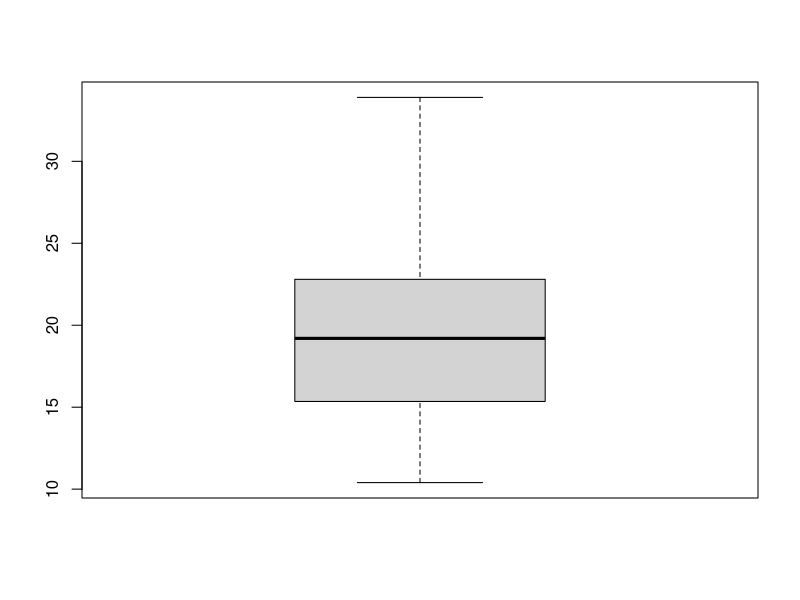
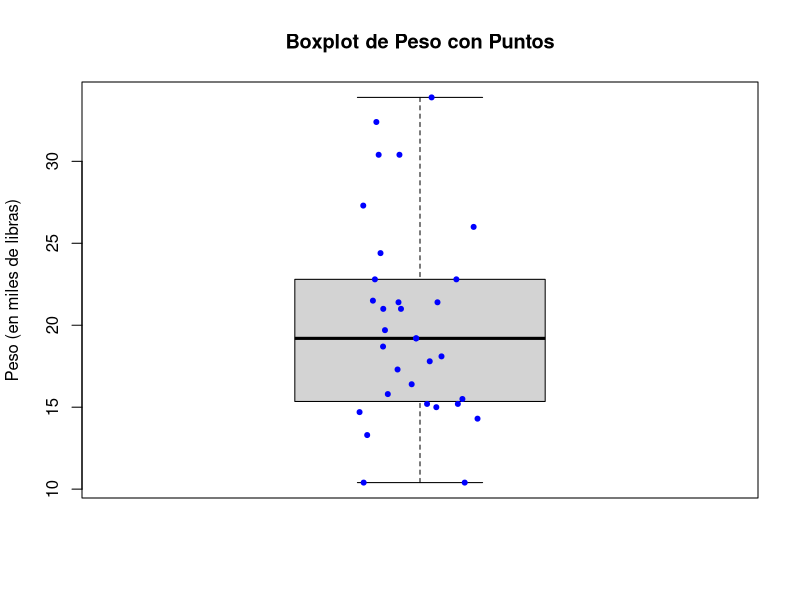
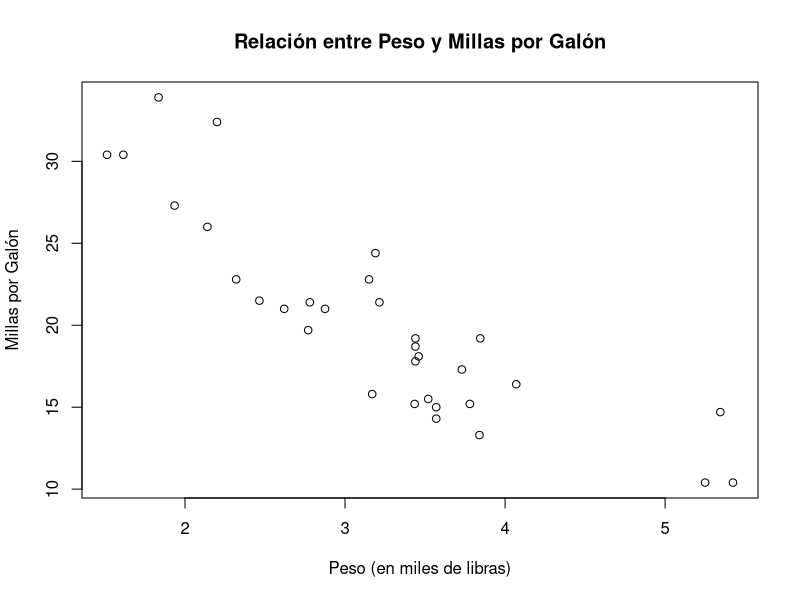
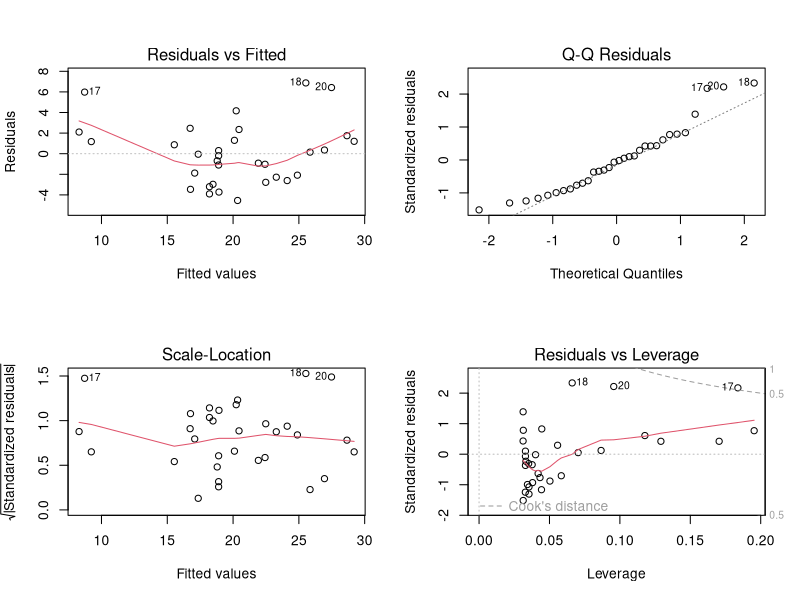
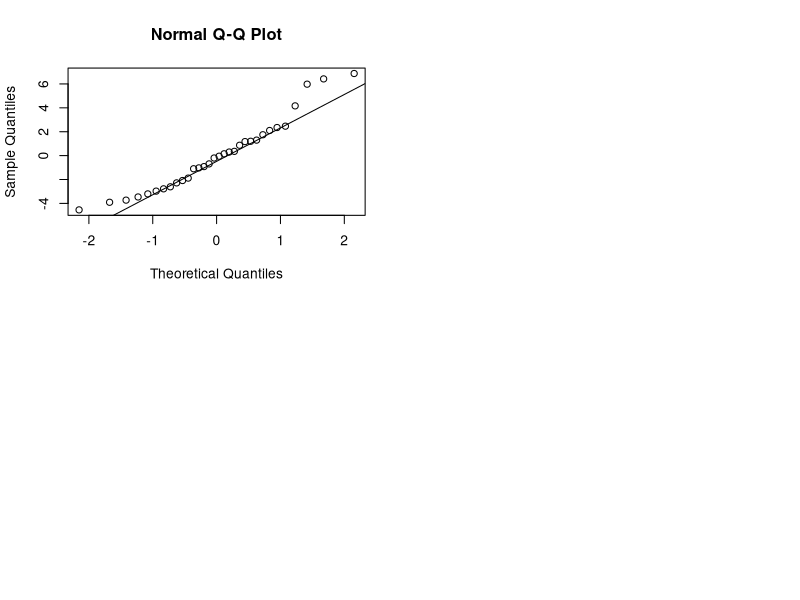

These figures' R source, in order: (Note: this script raises an error after producing the figures.)

# Regreciones lineales pasos ----------------------------------------------



library(datasets)
datos <- data(mtcars)

View(mtcars)

# cambiaremos los nombres de las columnas
colnames(mtcars) <- c("Millas_por_galon", "Numero_de_cilindros", "Desplazamiento",
                      "Potencia", "Relacion_eje_trasero", "Peso", "Tiempo_1_4_milla",
                      "Tipo_motor", "Tipo_transmision", "Numero_de_engranajes", "Numero_de_carburadores")


# Primero para poder entender la estructura de datos y los tipos de datos
# usaremos str() y summary()

str(mtcars)
summary(mtcars)

# Sabemos que pueden existir datos extremos en una base de datos para poder evitar
# que este afecte negativamente la formulacion del modelo tendremos que primero
# visualizar y luego eliminar

# el boxplot es una excelente erramienta para ver estos datos

boxplot(mtcars$Millas_por_galon)

boxplot(mtcars$Millas_por_galon, main="Boxplot de Peso con Puntos", ylab="Peso (en miles de libras)")


stripchart(mtcars$Millas_por_galon, method = "jitter", vertical = TRUE, add = TRUE, pch = 20, col = 'blue')




head(mtcars)

# Ahora sbemos algunos datos de entrada y que la estrutura es numerica

# Continuamos con escoger la relacion entre 2 variables que creemos
# que tienen cierta relacion en este caso
# escogemos peso y millas por galon
# puede ser otras varibales
# hacemos un plot()

plot(mtcars$Peso, mtcars$Millas_por_galon, 
     main = "Relación entre Peso y Millas por Galón",
     xlab = "Peso (en miles de libras)",
     ylab = "Millas por Galón")


# A partir del grafico podemos intuir una relacion negativa
# Para ello utilizaremos la funcion cor() que medira la correlacion 
# Entre dos variables


cor(mtcars$Peso, mtcars$Millas_por_galon)

# Podemos ver una correlacion 0,8 negativa por lo que es verdad
# La correlacion puede ir desde -1 a 1
# La correlacion no indica causalidad ya que este puede estar 
# causado por una tercera variable

# Por lo que al tratar con una variable dependiente tratamos de predecir 
# esta con una independiente que tiene cierta relacion
# pero el problema de eso es que esta puede estar influenciada con otra
# entonces para eliminar el sesgo (la dependiente explcia más o menos de lo que deberia)
# agregaremos otra variable explicativa

# Ahora tenemos que ver un par de cosas antes de continuar

mco1 <- lm(mtcars$Millas_por_galon ~ mtcars$Peso)
summary(mco1)

# Al evaluar el modelo vemos que
# el intercepto es 37,2, la presicion es 1,87 mientras más cercano a cero mejor
# 
# con ambos estadisticamente significativos


# Entonces, el valor t es una medida de cuán bueno es el coeficiente de la variable independiente en comparación con su error estándar.
# El error estándar representa la distancia promedio entre los valores originales y los valores predichos por el modelo.

# Por lo tanto hay dos formas de verlo, cuanto menor sea esta distancia de los errores estandar 
# en comparación con el coeficiente (beta), mejor.
# Así mismo por otro lado, a medida que el coeficiente (beta) aumenta, esta distancia se vuelve menos significativa.
# t puede ser nagativo



# Pr(>|t|) (Valor p)
#
# El valor p mide la probabilidad de que el coeficiente sea igual a cero. 
# Para que sea estadísticamente significativo, el valor p debe ser menor 
# al 10%, 5% o 1%. Dependiendo de esto, el coeficiente será más o menos significativo 
# y se rechazará la hipótesis nula.


# Ahora teniendo todo esto evaluaremos el modelo

# Interpretacion del modelo -----------------------------------------------



mco1 <- lm(mtcars$Millas_por_galon ~ mtcars$Peso)
summary(mco1)



# Esto no ayudara a verificar que los valores predichos sean los más parecidos
# A los datos reales
# y la homocedasticidad (que la varianza entre los datos es igual), 
# por lo tanto


par(mfrow = c(2, 2))
plot(mco1)


# Verificar si existen curvas en el modelo o datos no lineales en el modelo

# Para interpretar el primer gráfico:
# Residuales (errores del modelo) vs Valores Ajustados (valores predichos por el modelo)

# Debemos tener claros dos conceptos: linealidad y homocedasticidad.
# Linealidad: la relación entre la variable dependiente e independiente debe ser lineal.
# Homocedasticidad: la varianza de los residuos debe ser constante a lo largo de todos los valores ajustados.

# En el gráfico, los puntos ideales deben distribuirse de tal forma que la distancia entre ellos
# sea similar, indicando homocedasticidad.

# Para saber si la variable dependiente es lineal respecto a la independiente:
# No debe haber ningún patrón definido en el gráfico. Si hay un patrón, indica una relación no lineal.

# ¿Por qué debemos verificar esto?
# No debe haber un patrón entre los residuos y los valores ajustados.
# La presencia de un patrón sugiere que hay otro tipo de relación no lineal no capturada por el modelo.



# Segundo grafico
# Evaluación del gráfico Q-Q (Quantile-Quantile) de residuos:

# La normalidad de los residuos es un supuesto clave en la regresión lineal.
# Esto es importante para la validez de las inferencias estadísticas, como pruebas de hipótesis y intervalos de confianza
# a la hora de evaluar

# Interpretación del gráfico Q-Q:
# - Eje X (Theoretical Quantiles): Cuantiles teóricos de una distribución normal.
# - Eje Y (Standardized Residuals): Cuantiles observados de los residuos estandarizados.

# Los puntos deben alinearse cerca de la línea diagonal para indicar que los residuos son normalmente distribuidos.
# Desviaciones significativas de la línea diagonal sugieren que los residuos no siguen una distribución normal.

# Evaluación de la normalidad de los residuos:


# Lo mismo de antes pero solo es el grafico Q-Q
qqnorm(resid(mco1))
qqline(resid(mco1))

# Ahora la evaluacion con codigo


# Un valor p alto (por ejemplo, > 0.05) indica que los residuos pueden ser normalmente distribuidos.
# Un valor p bajo (por ejemplo, < 0.05) indica que los residuos no son normalmente distribuidos.
# W varía entre 0 y 1, donde un valor cercano a 1 indica que los datos se asemejan a una distribución normal.
# En este caso, W = 0.94508, lo cual está relativamente cerca de 1.

shapiro.test(resid(mco1))

# En caso de no tener esta distribucion de manera diagonal 
# podremos solucionarlo aplicando logaritmo, raiz cuadraga, inversa
# de esa forma normalizaremos la distribucion

# Podemos hacerlo de esta forma

mtcars$log_millas_por_galon <- log(mtcars$Millas_por_galon)
modelo_log <- lm(log_mpg ~ mtcars$Peso, data = mtcars)
qqnorm(resid(modelo_log))
qqline(resid(modelo_log))
shapiro.test(resid(modelo_log))

# En caso de no encontrar la nomralizacion correcta
# podemos usar rlm() que son menos sencibles a la normalizacion 
# son menos sensibles a estos supuestos 

library(MASS)
modelo_robusto <- rlm(mtcars$Millas_por_galon ~ mtcars$Peso)
summary(modelo_robusto)

# Existen otras formas más avanzadas que necesitan más profundizacion
# Lo nombraremos
# Ajustar un modelo lineal generalizado con una distribución de Poisson
# pueden tener muchos tipos de distribuciones

modelo_glm <- glm(mpg ~ wt, family = poisson(link = "log"), data = mtcars)
summary(modelo_glm)

# También los metodos no parametricos



# Ahora vamos con el tercer grafico - izquierda abajo


# Scale-Location Plot (Spread-Location Plot):
# Este gráfico se utiliza para verificar la homocedasticidad (constancia de la varianza) de los residuos.

# Interpretación del gráfico:
# - Eje X (Fitted Values): Representa los valores ajustados (predichos) por el modelo.
# - Eje Y (sqrt|Standardized Residuals|): Representa la raíz cuadrada de los residuos estandarizados absolutos.

# Qué buscar:
# - Distribución aleatoria y uniforme: A medida que los valores ajustados avanzan en el eje X,
#   los puntos en el eje Y deben estar dispersos de manera uniforme y aleatoria alrededor de la línea horizontal.
# - La línea roja suavizada debe ser horizontal y recta, indicando homocedasticidad.

# Patrones no deseados:
# - Patrón de Abanico (Fanning Out): Si la dispersión de los puntos aumenta a medida que los valores ajustados aumentan,
#   esto sugiere heterocedasticidad (varianza no constante).
# - Patrón de Trompeta (Fanning In): Si la dispersión de los puntos disminuye a medida que los valores ajustados aumentan,
#   esto también sugiere heterocedasticidad.


# Ultimo grafico


# Residuals vs Leverage Plot:
# Este gráfico se usa para identificar observaciones con mucha influencia en el modelo de regresión.

# Interpretación del gráfico:
# - Eje X (Leverage): Muestra cuánto leverage (influencia) tiene cada observación en el modelo.
# - Eje Y (Standardized Residuals): Muestra los residuos (errores) estandarizados de cada observación.

# Qué buscar:
# - Observaciones con alto leverage y grandes residuos: Estas observaciones tienen un gran impacto en el modelo.
# - Líneas de Cook's Distance: Observaciones fuera de estas líneas (valores mayores a 0.5 o 1) son especialmente influyentes.

# Qué hacer si encuentras observaciones influyentes:
# - Revisar los datos para detectar errores o casos especiales.
# - Usar modelos robustos que sean menos sensibles a observaciones influyentes.
# - Transformar los datos para reducir el impacto de las observaciones influyentes.



influence.measures(mco1)




